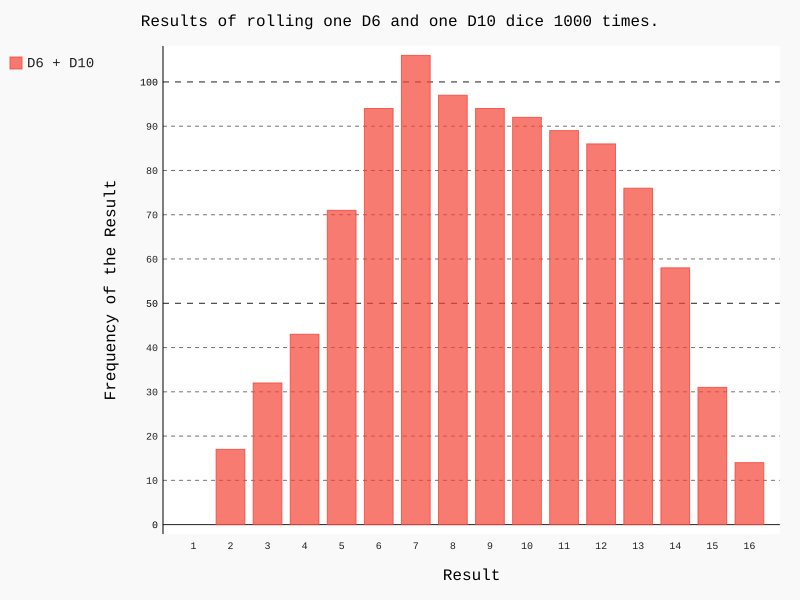

Write Python code to recreate this figure.
from die import Die
import pygal

die1 = Die()
die2 = Die(10)

results = []
roll_times = 1000
for roll_num in range(roll_times):
    results.append(die1.roll()+die2.roll())
# print(results)

# analysis the results
frequences = []
max_result = die1.num_sides + die2.num_sides
for value in range(1,max_result+1):
    frequences.append(results.count(value))
# print(frequences)

# visualize the results
hist = pygal.Bar()

hist.title = 'Results of rolling one D6 and one D10 dice %d times.' % roll_times
hist.x_labels = [str(i) for i in range(1,max_result+1)]
hist.x_title = 'Result'
hist.y_title = 'Frequency of the Result'

hist.add('D6 + D10',frequences)
hist.render_to_file('die_visual.svg')
